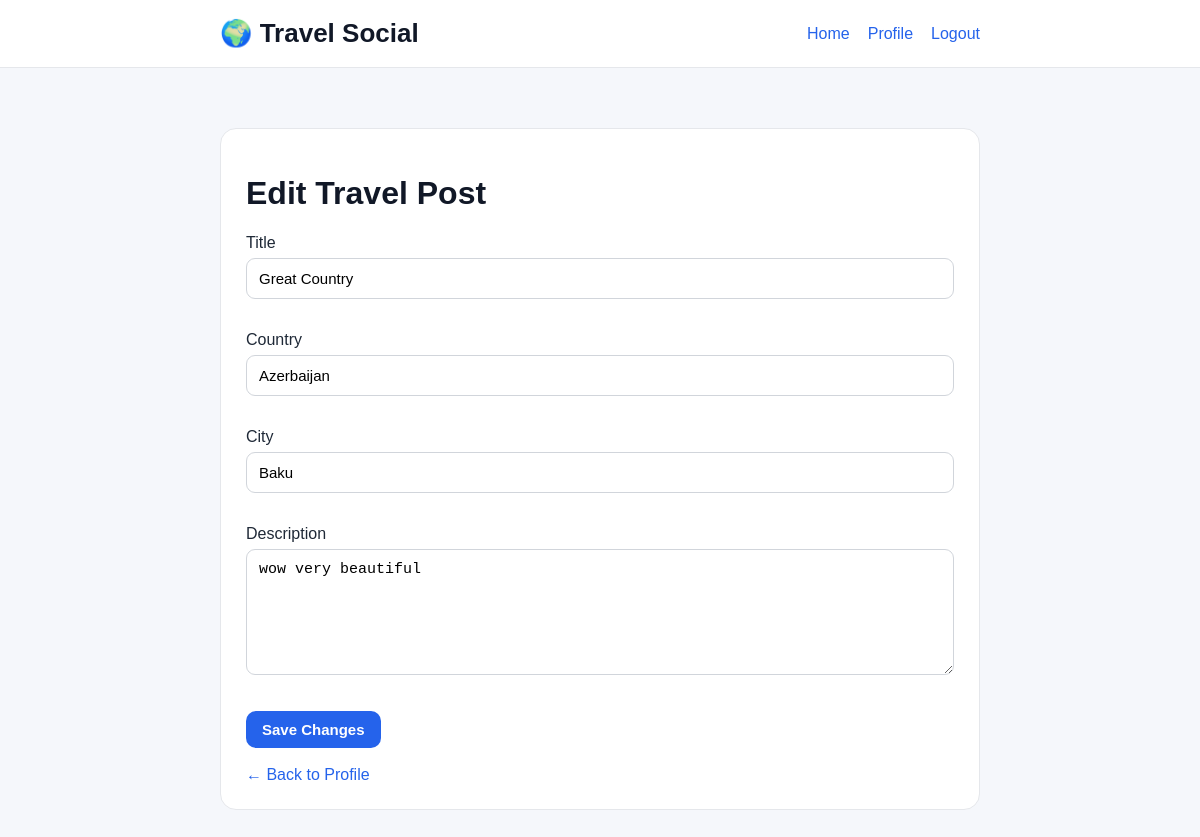
The app's page /edit_post/2 (signed in) with its own data.
### models.py (models this page shows)
class TravelPost(db.Model):
    id = db.Column(db.Integer, primary_key=True)
    title = db.Column(db.String(100), nullable=False)
    description = db.Column(db.Text, nullable=False)
    country = db.Column(db.String(50), nullable=False)
    city = db.Column(db.String(50), nullable=False)
    created_at = db.Column(db.DateTime, nullable=False, default=datetime.utcnow)
    user_id = db.Column(db.Integer, db.ForeignKey('user.id'), nullable=False)
    image_filename = db.Column(db.String(255), nullable=True)
    comments = db.relationship('Comment', backref='post', lazy=True, cascade="all, delete-orphan")
    likes = db.relationship('Like', backref='post', lazy=True, cascade="all, delete-orphan")

### routes.py (the view, shortened to what this page needs)
@app.route("/edit_post/<int:post_id>", methods=["GET", "POST"])
@login_required
def edit_post(post_id):
    post = TravelPost.query.get_or_404(post_id)
    if post.user_id != current_user.id:
        flash("You are not authorized to edit this post.")
        return redirect(url_for("home"))
    form = TravelPostForm(obj=post)
    return render_template("edit_post.html", form=form, post=post)

### forms.py
class TravelPostForm(FlaskForm):
    title = StringField('Title', validators=[DataRequired()])
    description = TextAreaField('Description', validators=[DataRequired()])
    country = StringField('Country', validators=[DataRequired()])
    city = StringField('City', validators=[DataRequired()])
    image = FileField('Travel Image', validators=[FileAllowed(['jpg', 'png'])])
    submit = SubmitField('Create Post')

### models.py (called while the page is built)
@login_manager.user_loader
def load_user(user_id):
    return db.session.get(User, int(user_id))

### templates/edit_post.html (shortened to what this page needs)
<!DOCTYPE html>
<html lang="en">
<head>
    <link rel="stylesheet"
          href="{{ url_for('static', filename='style.css') }}">
</head>
<body>
<header class="site-header">
    <div class="site-header-inner">
        <div class="logo">
            🌍 Travel Social
        </div>
        <div class="nav-links">
            <a href="{{ url_for('home') }}">Home</a>
            <a href="{{ url_for('profile', username=current_user.username) }}">Profile</a>
            <a href="{{ url_for('logout') }}">Logout</a>
        </div>
    </div>
</header>
<div class="container">
    <div class="form-card">
        <h1>Edit Travel Post</h1>
        <form method="POST">
            <p>
                {{ form.title.label }}<br>
                {{ form.title() }}
            </p>
            <p>
                {{ form.country.label }}<br>
                {{ form.country() }}
            </p>
            <p>
                {{ form.city.label }}<br>
                {{ form.city() }}
            </p>
            <p>
                {{ form.description.label }}<br>
                {{ form.description(rows=6) }}
            </p>
            <button class="primary-button" type="submit">
                Save Changes
            </button>
        </form>
        <br>
        <a href="{{ url_for('profile', username=current_user.username) }}">
            ← Back to Profile
        </a>
    </div>
</div>
</body>
</html>

### static/style.css (style rules this page uses)
body { font-family: Arial, Helvetica, sans-serif; background: #f5f7fb; margin: 0; color: #1f2937; }
.container { width: 92%; max-width: 760px; margin: 0 auto; padding: 30px 0 60px; }
h1, h2, h3 { color: #111827; }
a { color: #2563eb; text-decoration: none; }
.site-header { background: white; border-bottom: 1px solid #e5e7eb; padding: 18px 0; margin-bottom: 30px; }
.site-header-inner { width: 92%; max-width: 760px; margin: 0 auto; display: flex; justify-content: space-between; align-items: center; }
.logo { font-size: 26px; font-weight: 700; color: #111827; }
.nav-links { display: flex; gap: 18px; }
button, input[type="submit"] { border: none; border-radius: 10px; padding: 10px 16px; font-size: 15px; font-weight: 600; cursor: pointer; }
.primary-button { background: #2563eb; color: white; }
.form-card { background: white; border: 1px solid #e5e7eb; border-radius: 16px; padding: 25px; }
.form-card input, .form-card textarea { width: 100%; box-sizing: border-box; padding: 11px 12px; border: 1px solid #d1d5db; border-radius: 9px; margin-top: 6px; margin-bottom: 16px; font-size: 15px; }

### records on screen
TravelPost: title "Great Country", country "Azerbaijan", city "Baku", description "wow very beautiful"
